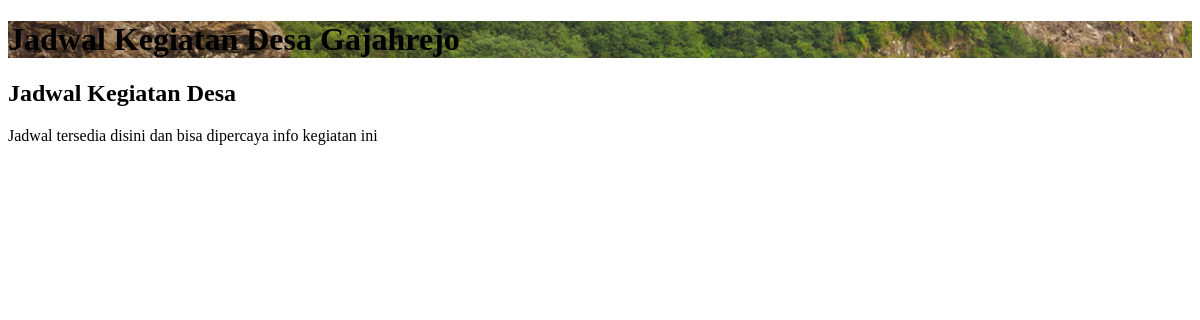
The app's page /kegiatan.php, older data.
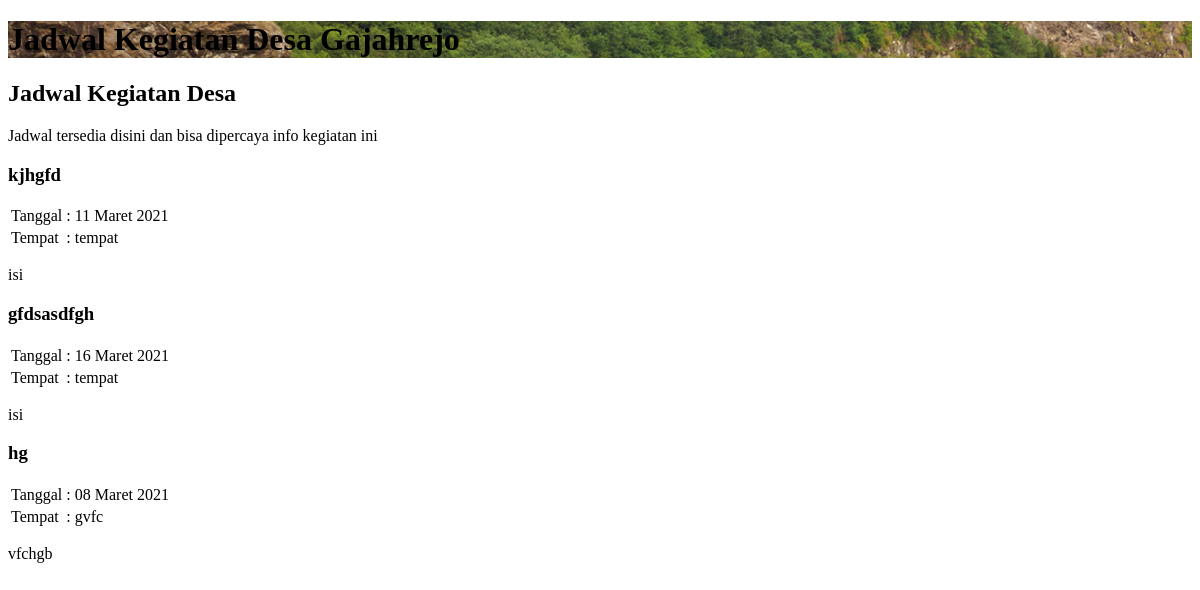
The same page, newer data.
### tables this page shows
CREATE TABLE `kegiatan` (
  `id` int(10) NOT NULL,
  `judul` varchar(200) NOT NULL,
  `tanggal` date NOT NULL,
  `tempat` varchar(300) NOT NULL,
  `isi` varchar(5000) NOT NULL,
  `gambar` varchar(300) NOT NULL
);

### functions.php (called while the page is built, shortened)
<?php
$conn = mysqli_connect("localhost", "root", "", "ta_web");
function query($query)
{
    global $conn;
    $result = mysqli_query($conn, $query);
    $rows = [];
    while ($row = mysqli_fetch_assoc($result)) {
        $rows[] = $row;
    }
    return $rows;
}
function tgl_indo($tanggal)
{
    $bulan = array(
        1 =>   'Januari',
        'Februari',
        'Maret',
        'April',
        'Mei',
        'Juni',
        'Juli',
        'Agustus',
        'September',
        'Oktober',
        'November',
        'Desember'
    );
    $pecahkan = explode('-', $tanggal);
    return $pecahkan[2] . ' ' . $bulan[(int) $pecahkan[1]] . ' ' . $pecahkan[0];
}

### kegiatan.php (the view, shortened to what this page needs)
<?php
require 'functions.php';
$kegiatan = query("SELECT * FROM kegiatan");
?>
<!DOCTYPE html>
<html lang="en">
<head>
</head>
<body>
  <div class="inner-page">
    <div class="slider-item" style="background-image: url('images/bg2.jpg');">
      <div class="container">
        <div class="row slider-text align-items-center justify-content-center">
          <div class="col-md-8 text-center col-sm-12 element-animate pt-5">
            <h1 class="pt-5"><span>Jadwal Kegiatan Desa Gajahrejo</span></h1>
          </div>
        </div>
      </div>
    </div>
  </div>
  <section class="section">
    <div class="container">
      <div class="row justify-content-center mb-5 element-animate">
        <div class="col-md-8 text-center">
          <h2 class="heading mb-4">Jadwal Kegiatan Desa</h2>
          <p class="mb-5 lead">Jadwal tersedia disini dan bisa dipercaya info kegiatan ini</p>
        </div>
      </div>
      <?php foreach ($kegiatan as $row) : ?>
        <section class="section">
          <div class="container">
            <div class="row align-items-stretch">
              <div class="col-md-9 col-lg-6 feature-1-wrap d-md-flex flex-md-column order-lg-1">
                <div class="feature-1 d-md-flex">
                  <div class="align-self-center">
                    <h3><?= $row["judul"] ?></h3>
                    <table>
                      <tr>
                        <td>Tanggal</td>
                        <td> : </td>
                        <td><?= tgl_indo($row["tanggal"]) ?></td>
                      </tr>
                      <tr>
                        <td>Tempat</td>
                        <td> : </td>
                        <td><?= $row["tempat"] ?></td>
                      </tr>
                    </table>
                    <p><?= $row["isi"] ?></p>
                  </div>
                </div>
              </div>
            </div>
          </div>
        </section>
      <?php endforeach; ?>
  </section>
</body>
</html>

Row changes from the older to the newer data that the page shows:
added kegiatan: judul "kjhgfd", tanggal "11 Maret 2021", tempat "tempat", isi "isi"
added kegiatan: judul "gfdsasdfgh", tanggal "16 Maret 2021", tempat "tempat", isi "isi"
added kegiatan: judul "hg", tanggal "08 Maret 2021", tempat "gvfc", isi "vfchgb"
